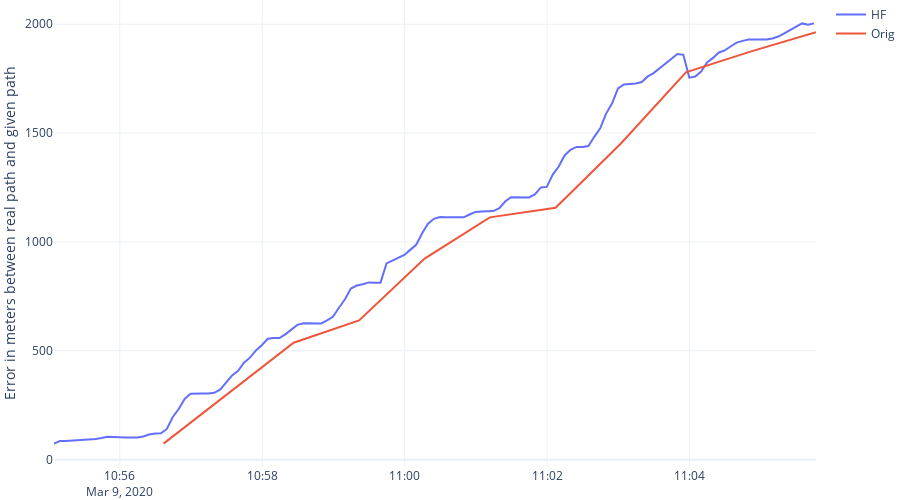

Notebook code cell kept with this figure:
### Code cell
#Distance between points of paths over time
fig6 = go.Figure()
fig6.add_trace(go.Scatter(
    x=hf_buses_data_path.datetime, 
    y=hf_buses_data_path.dist_to_tracked, 
    mode='lines',
    name='HF',
    line=dict(width=2)
))
fig6.add_trace(go.Scatter(
    x=buses_data_path.datetime, 
    y=buses_data_path.dist_to_tracked, 
    mode='lines',
    name='Orig',
    line=dict(width=2)
))

fig6.update_layout(
    height=500,
    margin=dict(r=0, l=0, t=0, b=0),
    yaxis=dict(
        title='Error in meters between real path and given path'
    )
)
